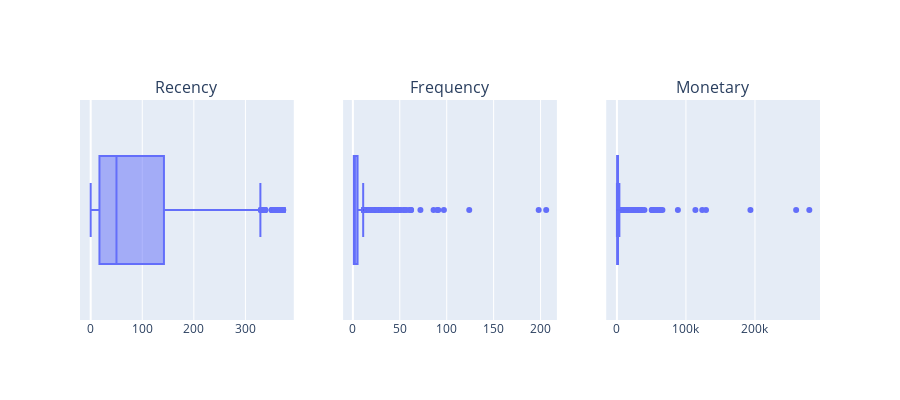

The notebook cell this image was saved under:
### Markdown cell above
Взглянем на коробчатые диаграммы для каждого из признаков:

### Code cell
# Создаем box-plot'ы только для RFM-метрик (исключаем CustomerID)
rfm_columns = ['Recency', 'Frequency', 'Monetary']
boxes = [px.box(rfm_table, x=column) for column in rfm_columns]

fig = make_subplots(
    rows=1, cols=3,
    subplot_titles=("Recency", "Frequency", "Monetary")
)

for i, box in enumerate(boxes):
    fig.add_trace(box['data'][0], row=1, col=i+1)

fig.update_layout(showlegend=False, height=400)
fig.write_html('boxplot_1.html')
fig.show()

### Figure 1 — Plotly figure (JSON) as saved in the notebook; plotly's stock layout.template omitted (floating-point values rounded to 4 significant figures; data arrays with more than 128 entries replaced by an {"elided": "..."} marker saying what was removed)
{"data": [{"alignmentgroup": "True", "hovertemplate": "Recency=%{x}<extra></extra>", "legendgroup": "", "marker": {"color": "#636efa"}, "name": "", "notched": false, "offsetgroup": "", "orientation": "h", "showlegend": false, "type": "box", "x": {"elided": "4334 int values"}, "x0": " ", "xaxis": "x", "y0": " ", "yaxis": "y"}, {"alignmentgroup": "True", "hovertemplate": "Frequency=%{x}<extra></extra>", "legendgroup": "", "marker": {"color": "#636efa"}, "name": "", "notched": false, "offsetgroup": "", "orientation": "h", "showlegend": false, "type": "box", "x": {"elided": "4334 int values"}, "x0": " ", "xaxis": "x2", "y0": " ", "yaxis": "y2"}, {"alignmentgroup": "True", "hovertemplate": "Monetary=%{x}<extra></extra>", "legendgroup": "", "marker": {"color": "#636efa"}, "name": "", "notched": false, "offsetgroup": "", "orientation": "h", "showlegend": false, "type": "box", "x": {"elided": "4334 float values"}, "x0": " ", "xaxis": "x3", "y0": " ", "yaxis": "y3"}], "layout": {"annotations": [{"font": {"size": 16}, "showarrow": false, "text": "Recency", "x": 0.1444, "xanchor": "center", "xref": "paper", "y": 1, "yanchor": "bottom", "yref": "paper"}, {"font": {"size": 16}, "showarrow": false, "text": "Frequency", "x": 0.5, "xanchor": "center", "xref": "paper", "y": 1, "yanchor": "bottom", "yref": "paper"}, {"font": {"size": 16}, "showarrow": false, "text": "Monetary", "x": 0.8556, "xanchor": "center", "xref": "paper", "y": 1, "yanchor": "bottom", "yref": "paper"}], "height": 400, "showlegend": false, "xaxis": {"anchor": "y", "domain": [0, 0.2889]}, "xaxis2": {"anchor": "y2", "domain": [0.3556, 0.6444]}, "xaxis3": {"anchor": "y3", "domain": [0.7111, 1]}, "yaxis": {"anchor": "x", "domain": [0, 1]}, "yaxis2": {"anchor": "x2", "domain": [0, 1]}, "yaxis3": {"anchor": "x3", "domain": [0, 1]}}}
